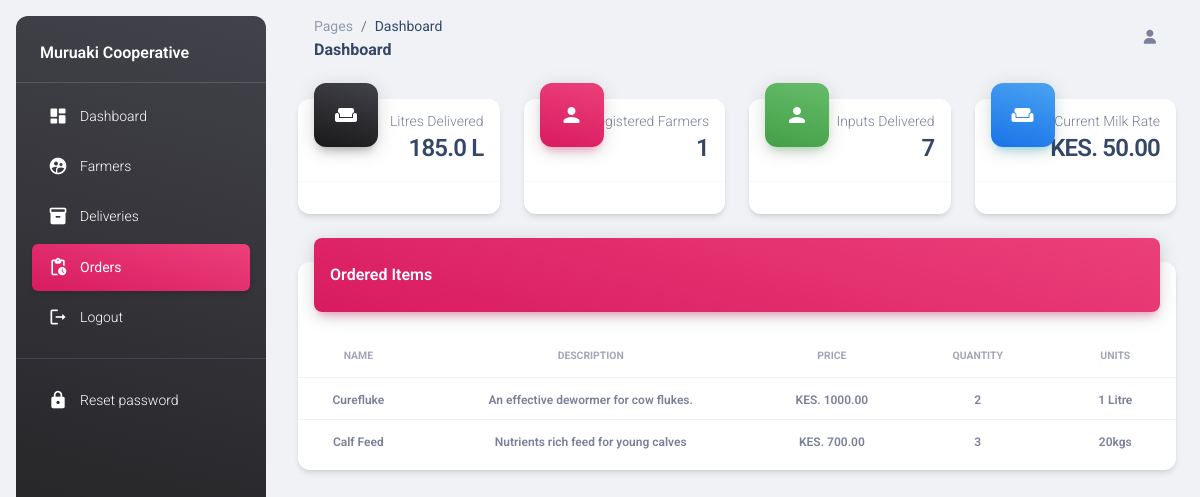
/modules/staff/vieworder.php?orderid=3, run on the app's committed database.
### tables this page shows
CREATE TABLE `milkrate` (
  `rate` decimal(10,2) NOT NULL
);

CREATE TABLE `ordered_inputs` (
  `id` int(11) NOT NULL,
  `input_id` int(11) NOT NULL,
  `order_id` int(11) NOT NULL,
  `quantity` int(11) NOT NULL,
  `total` decimal(10,2) NOT NULL,
  `status` int(1) NOT NULL COMMENT '0-pending, 1- processing, 2 -completed 3 - cancelled',
  `created` date NOT NULL,
  `modified` date NOT NULL
);

CREATE TABLE `farm_inputs` (
  `id` int(10) NOT NULL,
  `name` varchar(50) NOT NULL,
  `description` text NOT NULL,
  `category_id` int(10) NOT NULL,
  `manufacturer_id` varchar(50) NOT NULL,
  `price` decimal(10,2) NOT NULL,
  `unit_of_measure` varchar(10) NOT NULL,
  `quantity` int(10) NOT NULL,
  `sold` int(10) NOT NULL,
  `photo` varchar(100) DEFAULT NULL,
  `date` date NOT NULL,
  `modified` date NOT NULL
);

### objects/delivery.php (called while the page is built, shortened)
<?php
class Delivery{
  private $conn;
  private $table_name = "deliveries";
    public function __construct($db){
        $this->conn = $db;
    }
public function readCumulativeDeliveries(){
  $query = "SELECT SUM(litres_delivered) as total_delivery FROM " . $this->table_name;
  $stmt = $this->conn->prepare( $query );
  $stmt->execute();
  return $stmt;
}
}
?>

### objects/farmer.php (called while the page is built, shortened)
<?php
class Farmer{
  private $conn;
  private $table_name = "users";
  public function __construct($db){
      $this->conn = $db;
  }
  public function readAllFarmers(){
    $query = "SELECT *
    FROM " . $this->table_name . " WHERE access_right = 2
    ORDER BY id";
    $stmt = $this->conn->prepare( $query );
    $stmt->execute();
    return $stmt;
	}
}
?>

### objects/orderedinputs.php (called while the page is built, shortened)
<?php
class OrderedInput{
  private $conn;
  private $table_name = "ordered_inputs";
    public $order_id;
    public function __construct($db){
        $this->conn = $db;
    }
  public function readAllOrderedInputsByFarmer(){
    $query = "SELECT o.id, o.input_id, o.order_id, o.total, (SELECT SUM(total) FROM ordered_inputs WHERE order_id = ?) AS sum_total, o.quantity,o.status, o.created, o.modified, f.name ,f.description, f.price, f.photo, f.unit_of_measure
                FROM " . $this->table_name . " as o
                LEFT JOIN
                      farm_inputs f
                      ON
                          o.input_id = f.id
                WHERE order_id = ?
                ORDER BY o.id";
    $stmt = $this->conn->prepare( $query );
    $stmt->bindParam(1, $this->order_id);
    $stmt->bindParam(2, $this->order_id);
    $stmt->execute();
    return $stmt;
  }
  public function readAllDeliveredOrderedInputs(){
    $query = "SELECT SUM(quantity) as delivered_inputs FROM ordered_inputs
              WHERE status = 2
              ORDER BY id";
    $stmt = $this->conn->prepare( $query );
    $stmt->execute();
    if($stmt->rowCount() > 0){
      extract($stmt->fetch(PDO::FETCH_ASSOC));
      return $delivered_inputs;
    } else{
      return 0;
    }
    return 0;
  }
}
?>

### objects/rate.php (called while the page is built, shortened)
<?php
class MilkRate{
  private $conn;
  private $table_name = "milkrate";
    public function __construct($db){
        $this->conn = $db;
    }
  public function readMilkRate(){
    $query = "SELECT *
    FROM " . $this->table_name ;
    $stmt = $this->conn->prepare( $query );
    $stmt->execute();
    if($stmt->rowCount() > 0){
      extract($row = $stmt->fetch(PDO::FETCH_ASSOC));
      return $rate;
    }else{
      return 0;
    }
  }
}
?>

### modules/staff/vieworder.php (the view, shortened to what this page needs)
<?php include_once'layout_header.php';?>
<?php
include_once '../../objects/delivery.php';
include_once "../../objects/rate.php";
include_once "../../objects/orders.php";
include_once "../../objects/farmer.php";
include_once "../../objects/orderedinputs.php";
$database = new Database();
$db = $database->getConnection();
$delivery = new Delivery($db);
$milkrate = new MilkRate($db);
$farmer = new Farmer($db);
$ordered_input = new OrderedInput($db);
$ordered_input->order_id = isset($_GET["orderid"]) ? $_GET['orderid'] : exit;
$rate = $milkrate->readMilkRate();
$deliveries = $delivery->readCumulativeDeliveries();
if($deliveries->rowCount() > 0){
  extract($row = $deliveries->fetch(PDO::FETCH_ASSOC));
}
$farmers = $farmer->readAllFarmers();
$registered_farmers = $farmers->rowCount();
$total_ordered_inputs = $ordered_input->readAllDeliveredOrderedInputs();
?>
<aside class="sidenav navbar navbar-vertical navbar-expand-xs border-0 border-radius-xl my-3 fixed-start ms-3   bg-gradient-dark" id="sidenav-main">
  <p class="text-white text-bold mt-4 px-4">Muruaki Cooperative</p>
    <hr class="horizontal light mt-0 mb-2">
    <div class="collapse navbar-collapse  w-auto  max-height-vh-100" id="sidenav-collapse-main">
      <ul class="navbar-nav">
        <li class="nav-item">
          <a class="nav-link text-white" href="./dashboard.php">
            <div class="text-white text-center me-2 d-flex align-items-center justify-content-center">
              <i class="material-icons opacity-10">dashboard</i>
            </div>
            <span class="nav-link-text ms-1">Dashboard</span>
          </a>
        </li>
        <li class="nav-item">
          <a class="nav-link text-white" href="./farmers.php">
            <div class="text-white text-center me-2 d-flex align-items-center justify-content-center">
              <i class="material-icons opacity-10">supervised_user_circle</i>
            </div>
            <span class="nav-link-text ms-1">Farmers</span>
          </a>
        </li>
        <li class="nav-item">
          <a class="nav-link text-white " href="./deliveries.php">
            <div class="text-white text-center me-2 d-flex align-items-center justify-content-center">
              <i class="material-icons opacity-10">inventory_2</i>
            </div>
            <span class="nav-link-text ms-1">Deliveries</span>
          </a>
        </li>
        <li class="nav-item">
          <a class="nav-link text-white  active bg-gradient-primary" href="./orders.php">
            <div class="text-white text-center me-2 d-flex align-items-center justify-content-center">
              <i class="material-icons opacity-10">pending_actions</i>
            </div>
            <span class="nav-link-text ms-1">Orders</span>
          </a>
        </li>
        <li class="nav-item">
          <a class="nav-link text-white " href="../../auth/logout.php">
            <div class="text-white text-center me-2 d-flex align-items-center justify-content-center">
              <i class="material-icons opacity-10">logout</i>
            </div>
            <span class="nav-link-text ms-1">Logout</span>
          </a>
        </li>
        <hr>
        <li class="nav-item">
          <a class="nav-link text-white " href="../../auth/reset_password_initial.php">
            <div class="text-white text-center me-2 d-flex align-items-center justify-content-center">
              <i class="material-icons opacity-10">lock</i>
            </div>
            <span class="nav-link-text ms-1">Reset password</span>
          </a>
        </li>
      </ul>
    </div>
  </aside>
  <main class="main-content position-relative max-height-vh-100 h-100 border-radius-lg ">
    <nav class="navbar navbar-main navbar-expand-lg px-0 mx-4 shadow-none border-radius-xl" id="navbarBlur" navbar-scroll="true">
      <div class="container-fluid py-1 px-3">
        <nav aria-label="breadcrumb">
          <ol class="breadcrumb bg-transparent mb-0 pb-0 pt-1 px-0 me-sm-6 me-5">
            <li class="breadcrumb-item text-sm"><a class="opacity-5 text-dark" href="javascript:;">Pages</a></li>
            <li class="breadcrumb-item text-sm text-dark active" aria-current="page">Dashboard</li>
          </ol>
          <h6 class="font-weight-bolder mb-0">Dashboard</h6>
        </nav>
          <div class="collapse justify-content-end navbar-collapse mt-sm-0 mt-2 me-md-0 me-sm-4" id="navbar">
          <ul class="navbar-nav  justify-content-end">
          <li class="nav-item d-flex align-items-center">
              <a href="javascript:;" class="nav-link text-body font-weight-bold px-0">
                <i class="fa fa-user me-sm-1"></i>
              </a>
            </li>
          </ul>
        </div>
      </div>
    </nav>
    <div class="container-fluid py-4">
    <div class="row">
        <div class="col-xl-3 col-sm-6 mb-xl-0 mb-4">
          <div class="card">
            <div class="card-header p-3 pt-2">
              <div class="icon icon-lg icon-shape bg-gradient-dark shadow-dark text-center border-radius-xl mt-n4 position-absolute">
                <i class="material-icons opacity-10">weekend</i>
              </div>
              <div class="text-end pt-1">
                <p class="text-sm mb-0 text-capitalize">Litres delivered</p>
                <h4 class="mb-0"><?php echo $total_delivery;?> L</h4>
              </div>
            </div>
            <hr class="dark horizontal my-0">
            <div class="card-footer p-3">
            </div>
          </div>
        </div>
        <div class="col-xl-3 col-sm-6 mb-xl-0 mb-4">
          <div class="card">
            <div class="card-header p-3 pt-2">
              <div class="icon icon-lg icon-shape bg-gradient-primary shadow-primary text-center border-radius-xl mt-n4 position-absolute">
                <i class="material-icons opacity-10">person</i>
              </div>
              <div class="text-end pt-1">
                <p class="text-sm mb-0 text-capitalize">Registered Farmers</p>
                <h4 class="mb-0"> <?php echo $registered_farmers;?></h4>
              </div>
            </div>
            <hr class="dark horizontal my-0">
            <div class="card-footer p-3">
            </div>
          </div>
        </div>
        <div class="col-xl-3 col-sm-6 mb-xl-0 mb-4">
          <div class="card">
            <div class="card-header p-3 pt-2">
              <div class="icon icon-lg icon-shape bg-gradient-success shadow-success text-center border-radius-xl mt-n4 position-absolute">
                <i class="material-icons opacity-10">person</i>
              </div>
              <div class="text-end pt-1">
                <p class="text-sm mb-0 text-capitalize">Inputs delivered</p>
                <h4 class="mb-0"><?php echo $total_ordered_inputs;?></h4>
              </div>
            </div>
            <hr class="dark horizontal my-0">
            <div class="card-footer p-3">
            </div>
          </div>
        </div>
        <div class="col-xl-3 col-sm-6">
          <div class="card">
            <div class="card-header p-3 pt-2">
              <div class="icon icon-lg icon-shape bg-gradient-info shadow-info text-center border-radius-xl mt-n4 position-absolute">
                <i class="material-icons opacity-10">weekend</i>
              </div>
              <div class="text-end pt-1">
                <p class="text-sm mb-0 text-capitalize">Current Milk rate</p>
                <h4 class="mb-0">KES. <?php echo $rate;?></h4>
              </div>
            </div>
            <hr class="dark horizontal my-0">
            <div class="card-footer p-3">
            </div>
          </div>
        </div>
      </div>
      <div class="row my-4">
        <div class="col-12">
          <div class="card my-4">
            <div class="card-header p-0 position-relative mt-n4 mx-3 z-index-2">
              <div class="bg-gradient-primary shadow-primary border-radius-lg pt-4 pb-3">
                <h6 class="text-white text-capitalize ps-3">Ordered Items</h6>
              </div>
            </div>
            <div class="card-body px-0 pb-2">
              <div class="table-responsive p-0">
                <table class="table align-items-center mb-0">
                  <thead>
                    <tr>
                      <th class="text-center text-uppercase text-secondary text-xxs font-weight-bolder opacity-7">Name</th>
                      <th class="text-center text-uppercase text-secondary text-xxs font-weight-bolder opacity-7">Description</th>
                      <th class="text-center text-uppercase text-secondary text-xxs font-weight-bolder opacity-7">Price</th>
                      <th class="text-center text-uppercase text-secondary text-xxs font-weight-bolder opacity-7">Quantity</th>
                      <th class="text-center text-uppercase text-secondary text-xxs font-weight-bolder opacity-7">Units</th>
                    </tr>
                  </thead>
                  <tbody>
                    <?php
                      $stmt = $ordered_input->readAllOrderedInputsByFarmer();
                      if($stmt->rowCount() > 0){
                        while($row = $stmt->fetch(PDO::FETCH_ASSOC)){
                          extract($row);
                          echo "
                            <tr>
                          <td class='align-middle text-center'>
                            <span class='text-secondary text-xs font-weight-bold'>{$name}</span>
                          </td>
                          <td class='align-middle text-center'>
                            <span class='text-secondary text-xs font-weight-bold'>{$description}</span>
                          </td>
                          <td class='align-middle text-center'>
                             <span class='text-secondary text-xs font-weight-bold'>KES. {$price}</span>
                           </td>
                          <td class='align-middle text-center'>
                            <span class='text-secondary text-xs font-weight-bold'>{$quantity}</span>
                          </td>
                          <td class='align-middle text-center'>
                            <span class='text-secondary text-xs font-weight-bold'>{$unit_of_measure}</span>
                          </td>
                            </tr>
                            ";
                        }
                      }else{
                        echo "<p class='mx-4'>No records found</p>";
                      }
                    ?>
                  </tbody>
                </table>
              </div>
            </div>
          </div>
        </div>
      </div>
<?php include_once'layout_footer.php'; ?>

### assets/css/nucleo-svg.css (style rules this page uses)
.icon { display: inline-block; color: #111111; height: 1em; width: 1em; }
.icon-lg { height: 1.6em; width: 1.6em; }
.icon { fill: currentColor; stroke: none; }

### data on the page
milkrate: rate "50.00"
ordered_inputs: farm_inputs.name "Curefluke", farm_inputs.description "An effective dewormer for cow flukes.", farm_inputs.price "1000.00", quantity "2", farm_inputs.unit_of_measure "1 Litre"
ordered_inputs: farm_inputs.name "Calf Feed", farm_inputs.description "Nutrients rich feed for young calves", farm_inputs.price "700.00", quantity "3", farm_inputs.unit_of_measure "20kgs"

### other printed values
$total_delivery "185.0"
$registered_farmers "1"
$total_ordered_inputs "7"
